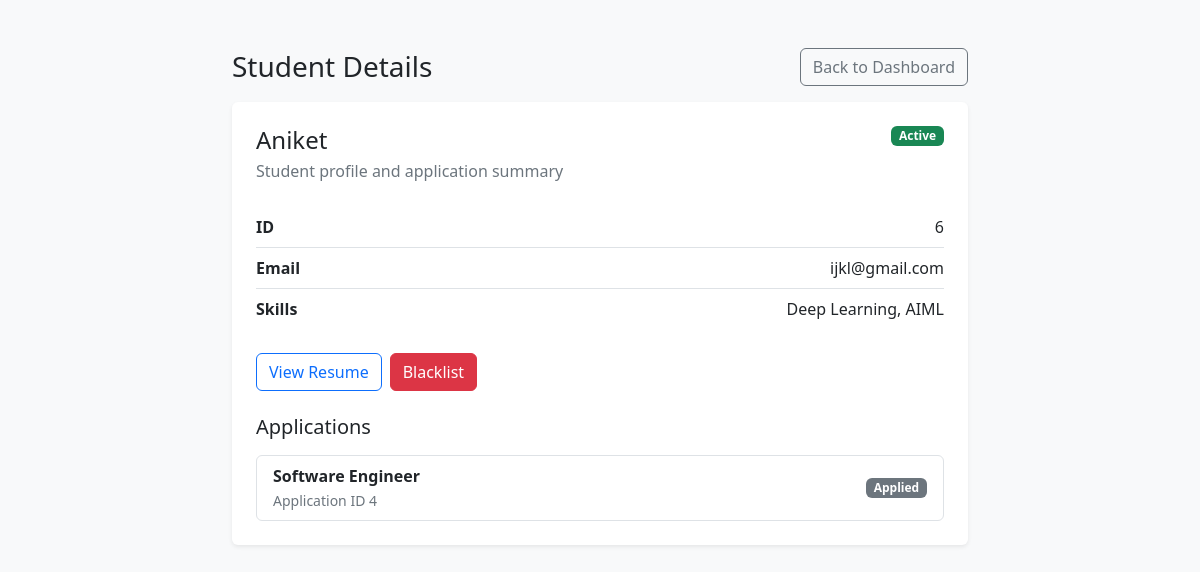
The app's page /admin/view/student/6 (signed in), older data.
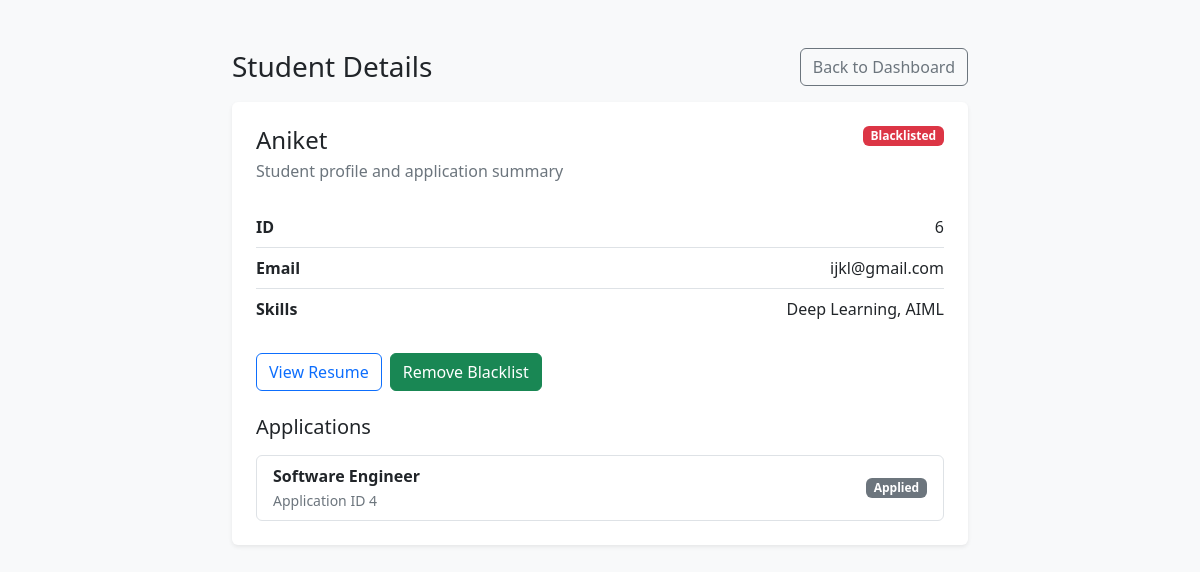
The same page, newer data.
### routes.py (the view, shortened to what this page needs)
@routes.route("/admin/view/<role>/<int:id>")
@login_required
def admin_view(role, id):
    if current_user.role != "admin":
        return "Unauthorized"
    if role == "student":
        obj = Student.query.get_or_404(id)
        applications = Application.query.filter_by(student_id=id).all()
        return render_template(
            "admin_detail.html",
            role="student",
            obj=obj,
            applications=applications
        )
    else:
        return "Invalid role"

### app.py (called while the page is built)
@app.after_request
def add_no_cache_headers(response):
    if request.endpoint != "static":
        response.headers["Cache-Control"] = "no-store"
    return response

@login_manager.user_loader
def load_user(user_id):
    return User.query.get(int(user_id))

### templates/admin_detail.html (shortened to what this page needs)
{% extends "base.html" %}
{% block content %}
<div class="row justify-content-center">
   <div class="col-xl-8">
      <div class="d-flex justify-content-between align-items-center flex-wrap gap-2 mb-3">
         <h1 class="h3 mb-0">{{ role|title }} Details</h1>
         <a class="btn btn-outline-secondary" href="/admin/dashboard">Back to Dashboard</a>
      </div>
      <div class="card border-0 shadow-sm">
         <div class="card-body p-4">
            {% if role == "student" %}
            <div class="d-flex justify-content-between align-items-start flex-wrap gap-3 mb-4">
               <div>
                  <h2 class="h4 mb-1">{{obj.name}}</h2>
                  <p class="text-secondary mb-0">Student profile and application summary</p>
               </div>
               {% if obj.blacklisted %}
               <span class="badge text-bg-danger">Blacklisted</span>
               {% else %}
               <span class="badge text-bg-success">Active</span>
               {% endif %}
            </div>
            <div class="list-group list-group-flush mb-4">
               <div class="list-group-item px-0 d-flex justify-content-between"><span class="fw-semibold">ID</span><span>{{obj.id}}</span></div>
               <div class="list-group-item px-0 d-flex justify-content-between"><span class="fw-semibold">Email</span><span>{{obj.email}}</span></div>
               <div class="list-group-item px-0 d-flex justify-content-between"><span class="fw-semibold">Skills</span><span>{{obj.skills or "Not provided"}}</span></div>
            </div>
            <div class="d-flex flex-wrap gap-2 mb-4">
               {% if obj.resume %}
               <a class="btn btn-outline-primary" href="/static/uploads/{{obj.resume}}" target="_blank">View Resume</a>
               {% endif %}
               <a class="btn {% if obj.blacklisted %}btn-success{% else %}btn-danger{% endif %}" href="/admin/toggle_blacklist/{{role}}/{{obj.id}}">
                  {% if obj.blacklisted %}Remove Blacklist{% else %}Blacklist{% endif %}
               </a>
            </div>
            <h3 class="h5 mb-3">Applications</h3>
            <div class="list-group">
               {% for app in applications %}
               <div class="list-group-item d-flex justify-content-between align-items-center flex-wrap gap-2">
                  <div>
                     <div class="fw-semibold">{{ app.drive.title if app.drive else "Drive #" ~ app.drive_id }}</div>
                     <small class="text-secondary">Application ID {{ app.id }}</small>
                  </div>
                  <span class="badge {% if app.status == 'Selected' %}text-bg-success{% elif app.status == 'Rejected' %}text-bg-danger{% elif app.status == 'Shortlisted' %}text-bg-warning{% else %}text-bg-secondary{% endif %}">{{ app.status }}</span>
               </div>
               {% else %}
               <div class="list-group-item text-secondary">No applications found.</div>
               {% endfor %}
            </div>
            {% endif %}
         </div>
      </div>
   </div>
</div>
{% endblock %}

Row changes from the older to the newer data that the page shows:
changed Student "Aniket": blacklisted False → True (drawn)
Text that changed along with them:
text no longer shown: "Active Blacklist"
text now shown: "Blacklisted Remove Blacklist"
